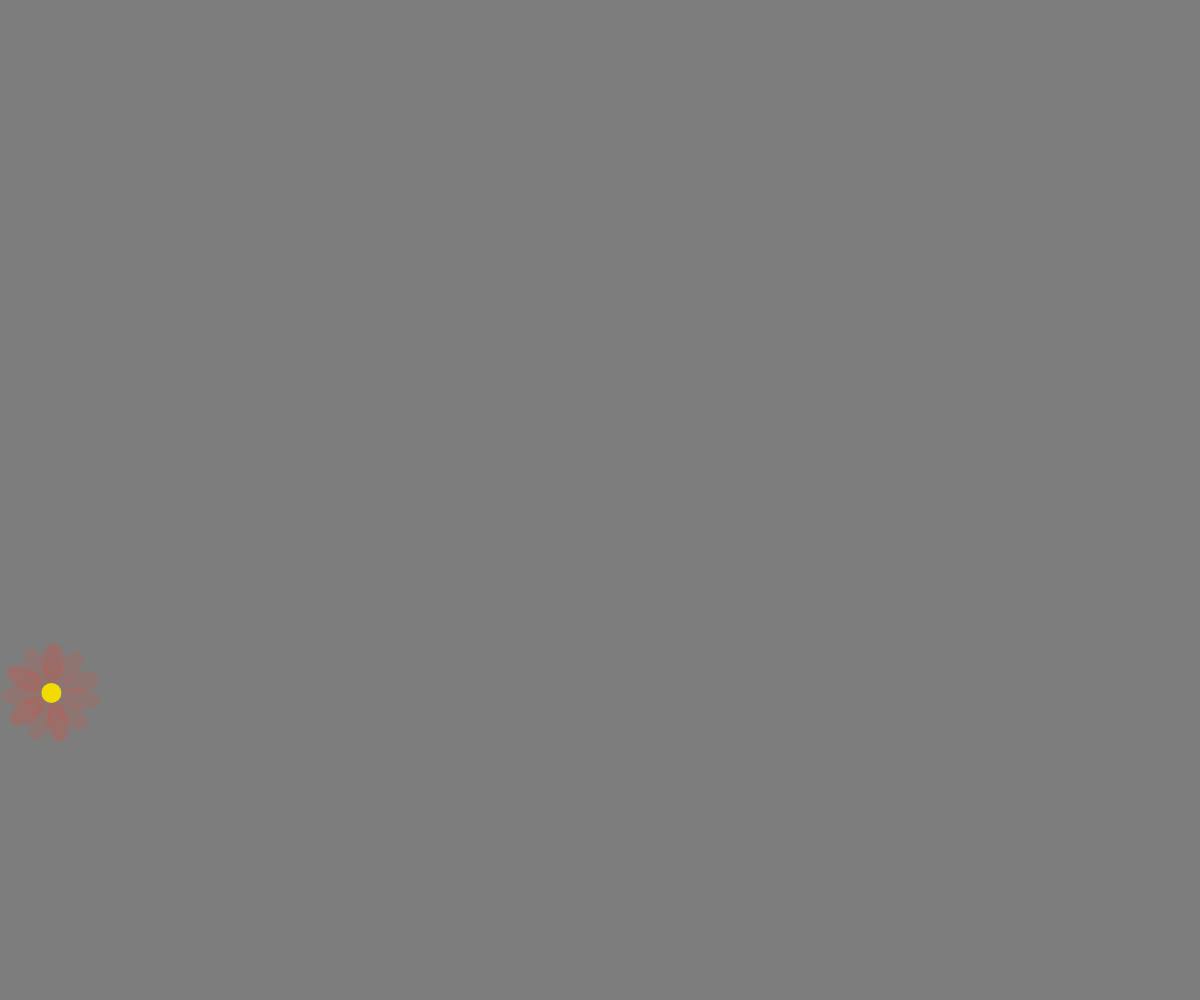
Frame 1 (no input)
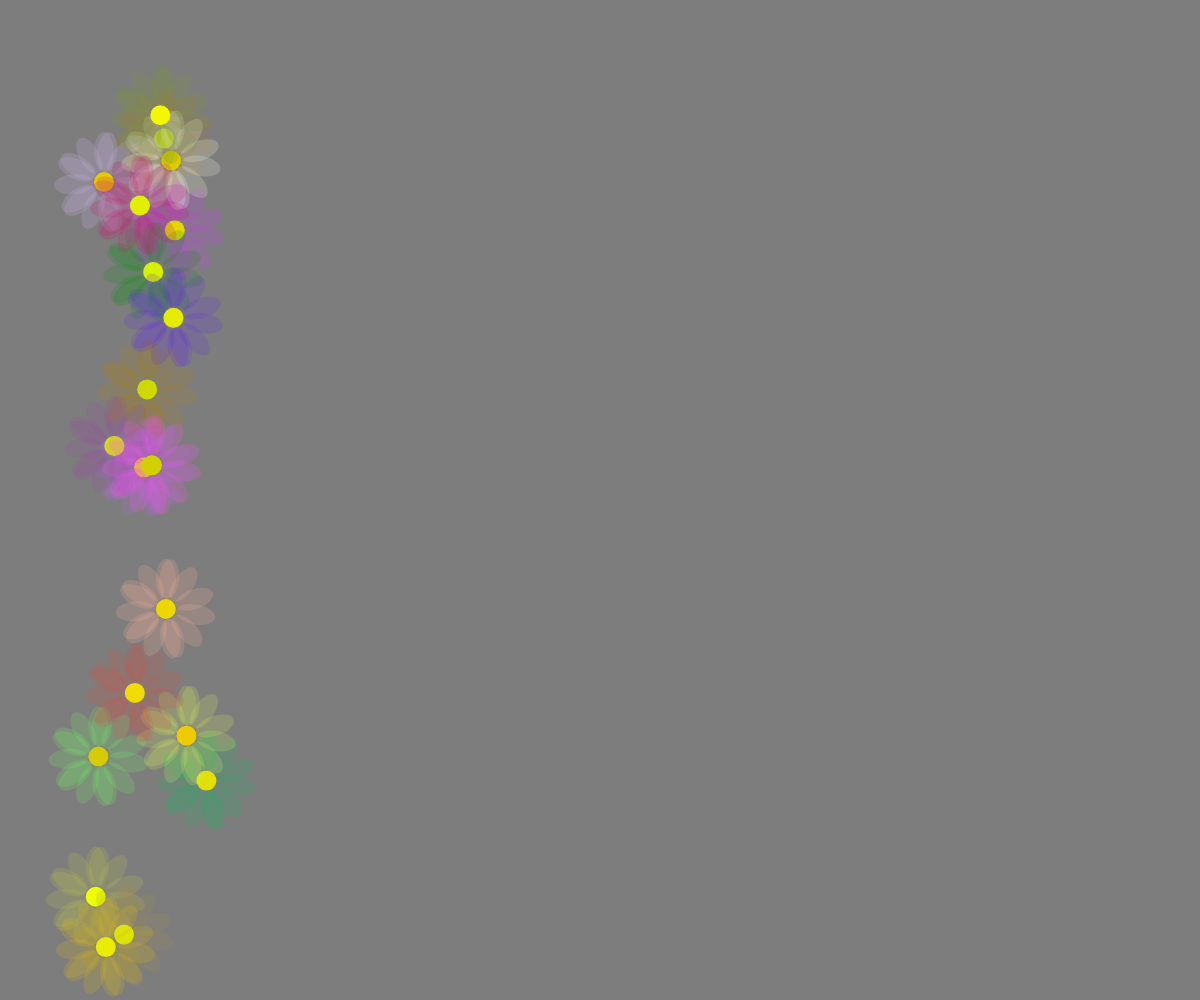
Frame 60 (no input)
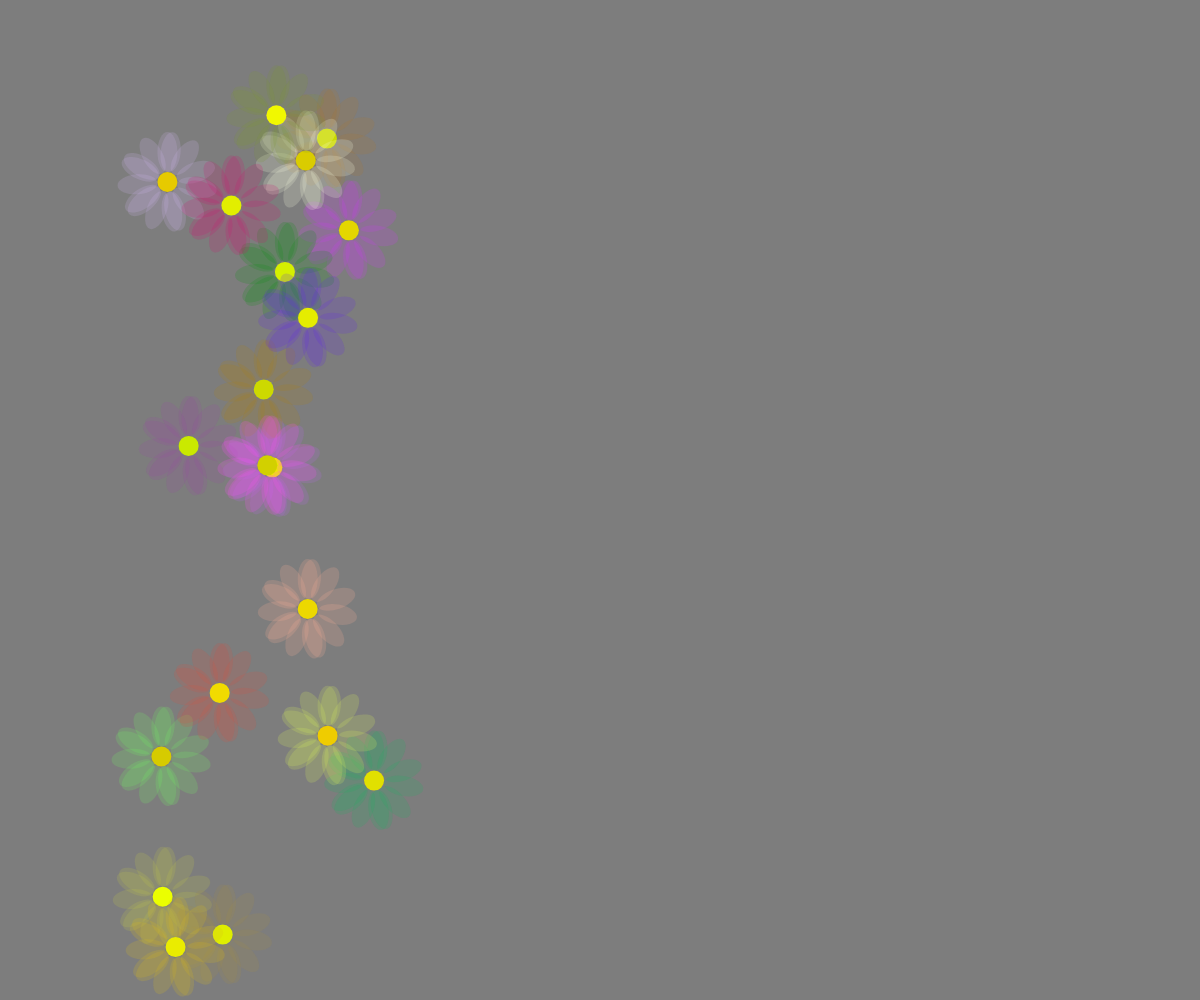
Frame 120 (the mouse pressed at the canvas centre since frame 60)

The p5.js sketch that drew these frames (run headless with seeded random() and noise() and a simulated clock; from frame 60 on, the mouse is pressed at the canvas centre):

// p5.js sketch
// ── sketch.js
let flowers = [];
let numFlower = 20;

function setup() {
  createCanvas(innerWidth, innerHeight);
}

function draw() {
  background(125,125,125);

  // spawn flowers randomly across X-axis
 if (flowers.length < numFlower) {
  let x = 50; // start near the left edge (or width - 50 if moving left)
  let y = random(50, height - 50); // random vertical position

  let petals = 15;
  flowers.push(new Flower(x, y, petals));
}

  // move and show
  for (let i = flowers.length - 1; i >= 0; i--) {
    let f = flowers[i];
    f.move();
    f.show();

    if (f.offscreen()) flowers.splice(i, 1);
  }
}

// ── flower.js
class Flower {
  constructor(x, y, numPetals = 6) {
    this.x = x;
    this.y = y;

    this.numPetals = numPetals;
    this.currentScale = 0.2;
    this.maxScale = 1.2;
    this.startx = x;
    this.endx = 100;

    this.speed = random(1, 3);

    // random colors
    this.centerColor = color(random(200, 255), random(200, 255), 0);  // yellowish
    this.petalColor = color(random(10, 255), random(10, 255), random(10, 255),50); // vibrant
  }

  show() {
    push();
    translate(this.x, this.y);
    scale(this.currentScale);

    // draw center
    fill(this.centerColor);
    noStroke();
    ellipse(0, 0, 20);

    // draw petals
    fill(this.petalColor);
    for (let i = 0; i < this.numPetals; i++) {
      ellipse(0, -30, 20, 40);
      rotate(360 / this.numPetals);
    }
    pop();
  }

 move() {
  this.x += this.speed;  // move right (use -= to move left)

  let progress = map(this.x, this.startX, this.endX, 0.2, this.maxScale);
  this.currentScale = constrain(progress, 0.2, this.maxScale);
}

offscreen() {
  return this.x > width + 50 || this.x < -50; // check both sides
}

}
